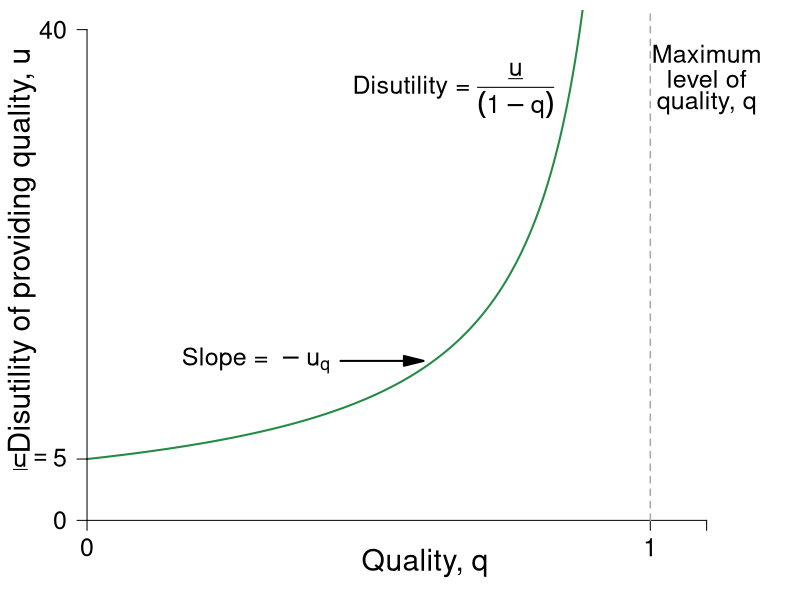

Reproduce this figure in R.
require(ggplot2)
require(shape)
require(plotrix)
pdf(file = "information_power/ch11_fig2.pdf", width = 9, height = 7)

#Set parameters for graphics
pointsize <- 1.8
axislabelsize <- 1.8
labelsize <- 1.5
namesize <- 1.8
annotatesize <- 1.5
graphlinewidth <- 2
segmentlinewidth <- 1.5

disutilityFn <- function(q, delta = 5) {
  delta /(1 - q)
}

#COL <- c("#1B9E77", "#D95F02", "#7570B3", "#E7298A", "#66A61E", "#E6AB02", "#A6761D", "#666666")
COL <- c("#238b45","#7fc97f", "#beaed4", "#fdc086", "#ffff99")
par(mar =  c(3, 3, .5, .5))
xlims <- c(0, 1.2)
ylims <- c(0, 40)


plot(0, 0, xlim = xlims, ylim = ylims, type = "n",
     xlab = expression(paste(""), cex = axislabelsize),
     ylab = expression(paste(""), cex = axislabelsize),
     xaxt = "n", yaxt = "n", cex.lab = axislabelsize, bty = "n")

npts <- 500 
npts2 <- 501
#Specify the sequences of points for graphing. 
xx1 <- seq(xlims[1], 0.9, length.out = npts)
xx2 <- seq(xlims[1], xlims[2], length.out = npts)
xx3 <- seq(xlims[1], xlims[2], length.out = npts2)
xx4 <- seq(xlims[1], 25, length.out = npts2)

#Draw the lines for the graphs
lines(xx1, disutilityFn(xx1), col = COL[1], lwd = graphlinewidth)
#lines(xx2, solowCondition(xx2, delta = 5), col = COL[3], lwd = 4)
#lines(xx2, solowInfeas(xx2, delta = 5), col = COL[1], lwd = 4, lty = 2)

#Customize ticks and labels for the plot
ticksy <- c(0, 5, 40)
ylabels <- c(0, expression(underline(u) == 5), 40)
ticksx <- c(0, 1, 1.1)
xlabels <- c(0, 1.0, NA)
axis(1, at = ticksx, pos = 0, labels = xlabels, cex.axis = labelsize)
axis(2, at = ticksy, pos = 0, labels = ylabels, las = 1, cex.axis = labelsize)

# Axis labels 
text(0.5*xlims[2], -3.5, expression(paste("Quality, ", q)), xpd = TRUE, cex = axislabelsize) 
text(-0.115, 0.55*ylims[2], expression(paste("Disutility of providing quality, ", u)), xpd = TRUE, cex = axislabelsize, srt = 90) 

#Annotation of the  graphs
text(0.65, 35, expression(paste("Disutility = ", frac(underline("u"), (1 - q)))), cex = labelsize)

#Line for the absolute maximum quality
segments(1, 0, 1, 42, lty = 2, lwd = 1.5, col = "darkgray")

#Arrow to Slope of BRF
Arrows(0.45, 13, 0.58, 13, col = "black", lty = 1, lwd = 2, arr.type = "triangle")
text(0.3, 13, expression(paste("Slope = " - u[q])), cex = labelsize)

#Text to indicate delta = 5
#text(0.2, 38, expression(paste("Disutility of effort")), cex = labelsize)
#text(0.2, 36, expression(paste("set to ", underline("u"), " = 5")), cex = labelsize)

#Text for max quality
text(1.1, 38, expression(paste("Maximum")), cex = labelsize)
text(1.1, 36, expression(paste("level of")), cex = labelsize)
text(1.1, 34, expression(paste("quality, q")), cex = labelsize)


dev.off()
